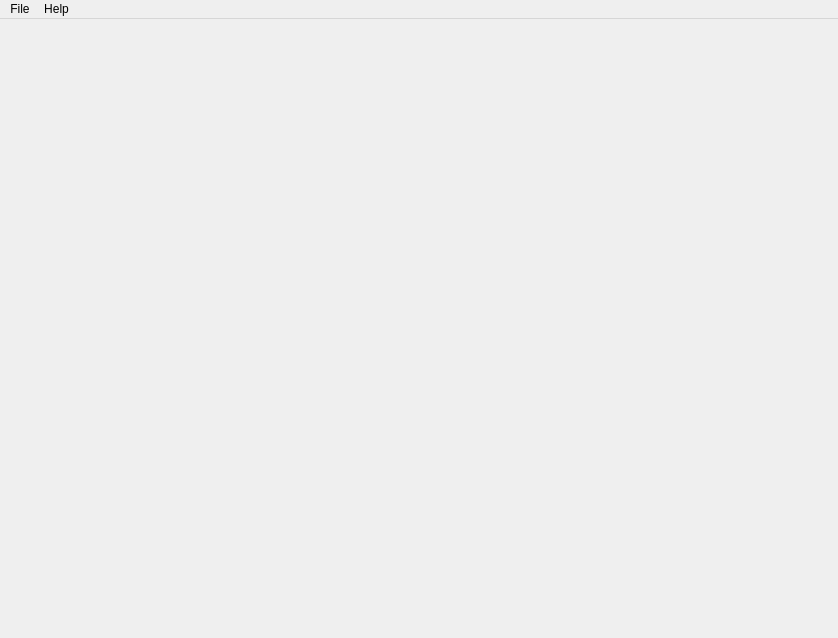
<?xml version="1.0" encoding="UTF-8"?>
<ui version="4.0">
 <class>MainWindow</class>
 <widget class="QMainWindow" name="MainWindow">
  <property name="geometry">
   <rect>
    <x>0</x>
    <y>0</y>
    <width>838</width>
    <height>638</height>
   </rect>
  </property>
  <property name="contextMenuPolicy">
   <enum>Qt::DefaultContextMenu</enum>
  </property>
  <property name="windowTitle">
   <string>kyiv-3</string>
  </property>
  <widget class="QWidget" name="centralwidget"/>
  <widget class="QMenuBar" name="menuBar">
   <property name="geometry">
    <rect>
     <x>0</x>
     <y>0</y>
     <width>838</width>
     <height>26</height>
    </rect>
   </property>
   <widget class="QMenu" name="menuFile">
    <property name="title">
     <string>File</string>
    </property>
   </widget>
   <widget class="QMenu" name="menuAbout">
    <property name="title">
     <string>Help</string>
    </property>
    <addaction name="actionAbout_kyiv_3"/>
   </widget>
   <addaction name="menuFile"/>
   <addaction name="menuAbout"/>
  </widget>
  <action name="actionAbout_kyiv_3">
   <property name="text">
    <string>About kyiv-3</string>
   </property>
  </action>
 </widget>
 <resources/>
 <connections/>
</ui>
